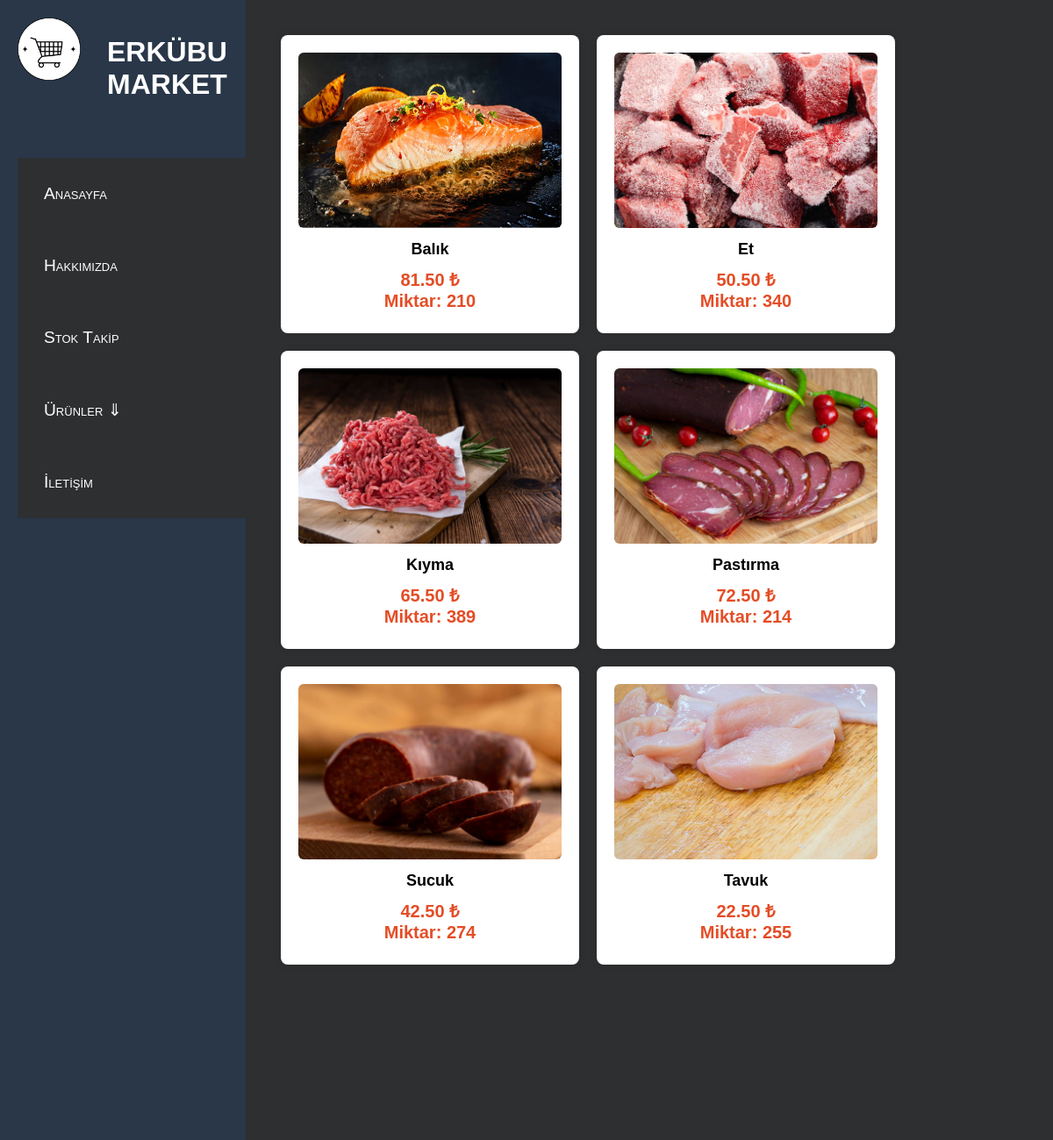
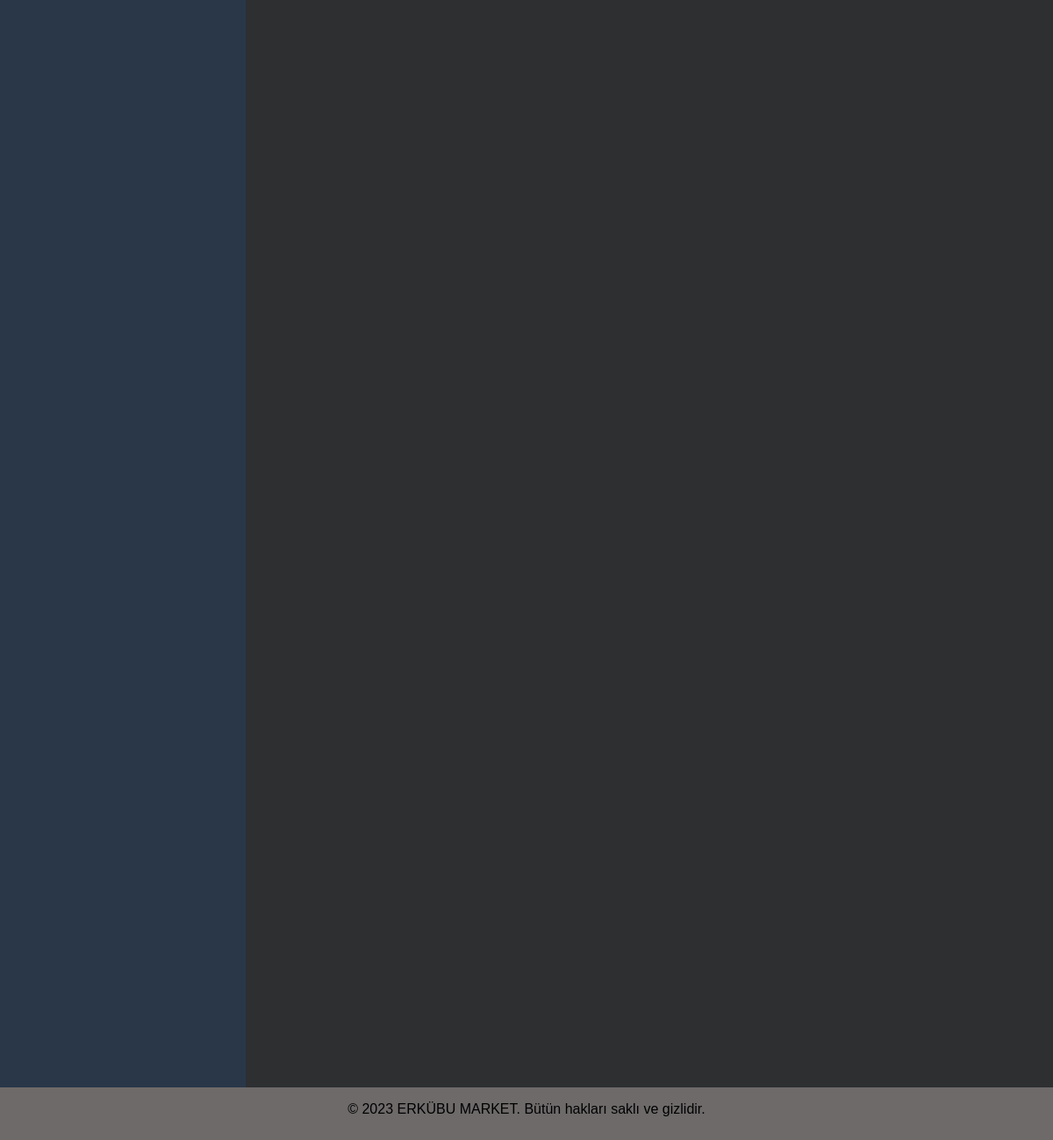
Screenshot of /VERİTABANI_PROJE/etveeturunleri.php with the database file from the repository (2 pictures, top to bottom).
### tables this page shows
CREATE TABLE `etveeturunleri` (
  `etid` int(11) NOT NULL,
  `eturun_adi` varchar(20) NOT NULL,
  `etmiktar` varchar(20) NOT NULL
);

### VERİTABANI_PROJE/etveeturunleri.php (the view, shortened to what this page needs)
<?php
include "conn.php";
$sql1 = "SELECT * FROM etveeturunleri WHERE eturun_adi='balık'";
$result1 = $conn->query($sql1);
$sql2 = "SELECT * FROM etveeturunleri WHERE eturun_adi='et'";
$result2 = $conn->query($sql2);
$sql3 = "SELECT * FROM etveeturunleri WHERE eturun_adi='kıyma'";
$result3 = $conn->query($sql3);
$sql4 = "SELECT * FROM etveeturunleri WHERE eturun_adi='pastırma'";
$result4 = $conn->query($sql4);
$sql5 = "SELECT * FROM etveeturunleri WHERE eturun_adi='sucuk'";
$result5 = $conn->query($sql5);
$sql6 = "SELECT * FROM etveeturunleri WHERE eturun_adi='tavuk'";
$result6 = $conn->query($sql6);
?>
<!DOCTYPE html>
<html lang="tr">
<head>
    <link rel="stylesheet" href="styles.css">
</head>
<body>
    <div class="container">
        <div class="soltartaf">
            <div class="solust">
                <div class="logo">
                    <img src="fotolar/logo.png" alt="Logo">
                </div>
                <div class="site-isim">
                    <h1>ERKÜBU MARKET</h1>
                </div>
            </div>
            <nav>
                <span><a href="index.php" >Anasayfa</a></span>
                <span><a href="hakkımızda.html" >Hakkımızda</a></span>
                <span><a href="stoktakip.php" >Stok Takip</a></span>
                <label for="touch"><span>Ürünler    ⇓</span></label>
                <span><a href="iletisim.html" >İletişim</a></span>
              </nav>
        </div>
    <div class="sagtaraf" >
            <div class="uicerik">
                <div class="icerik-kutu">
                    <img src="fotolar/et ve et ürünleri/balık.jpg" alt="Ürün Resmi" class="kutu-image">
                    <div class="kutu-baslık">Balık</div>
                    <div class="kutu-fiyat">81.50 ₺<br> Miktar:
                    <?php
                    if ($result1->num_rows > 0) {
                        while ($row = $result1->fetch_assoc()) {
                            echo "<tr><td>" . $row["etmiktar"] . "</td></tr>";
                        }
                    } else {
                        echo "<tr><td colspan='2'>Stok bulunamadı.</td></tr>";
                    }
            ?></div>
                </div>
                <div class="icerik-kutu">
                    <img src="fotolar/et ve et ürünleri/et.jpg" alt="Ürün Resmi" class="kutu-image">
                    <div class="kutu-baslık">Et</div>
                    <div class="kutu-fiyat">50.50 ₺<br> Miktar:
                    <?php
                    if ($result2->num_rows > 0) {
                        while ($row = $result2->fetch_assoc()) {
                            echo "<tr><td>" . $row["etmiktar"] . "</td></tr>";
                        }
                    } else {
                        echo "<tr><td colspan='2'>Stok bulunamadı.</td></tr>";
                    }
            ?></div>
                </div>
                <div class="icerik-kutu">
                    <img src="fotolar/et ve et ürünleri/kıyma.jpg" alt="Ürün Resmi" class="kutu-image">
                    <div class="kutu-baslık">Kıyma</div>
                    <div class="kutu-fiyat">65.50 ₺<br> Miktar:
                    <?php
                    if ($result3->num_rows > 0) {
                        while ($row = $result3->fetch_assoc()) {
                            echo "<tr><td>" . $row["etmiktar"] . "</td></tr>";
                        }
                    } else {
                        echo "<tr><td colspan='2'>Stok bulunamadı.</td></tr>";
                    }
            ?></div>
                </div>
                <div class="icerik-kutu">
                    <img src="fotolar/et ve et ürünleri/pastırma.jpg" alt="Ürün Resmi" class="kutu-image">
                    <div class="kutu-baslık">Pastırma</div>
                    <div class="kutu-fiyat">72.50 ₺<br> Miktar:
                    <?php
                    if ($result4->num_rows > 0) {
                        while ($row = $result4->fetch_assoc()) {
                            echo "<tr><td>" . $row["etmiktar"] . "</td></tr>";
                        }
                    } else {
                        echo "<tr><td colspan='2'>Stok bulunamadı.</td></tr>";
                    }
            ?></div>
                </div>
                <div class="icerik-kutu">
                    <img src="fotolar/et ve et ürünleri/sucuk.jpg" alt="Ürün Resmi" class="kutu-image">
                    <div class="kutu-baslık">Sucuk</div>
                    <div class="kutu-fiyat">42.50 ₺<br> Miktar:
                    <?php
                    if ($result5->num_rows > 0) {
                        while ($row = $result5->fetch_assoc()) {
                            echo "<tr><td>" . $row["etmiktar"] . "</td></tr>";
                        }
                    } else {
                        echo "<tr><td colspan='2'>Stok bulunamadı.</td></tr>";
                    }
            ?></div>
                </div>
                <div class="icerik-kutu">
                    <img src="fotolar/et ve et ürünleri/tavuk.jpg" alt="Ürün Resmi" class="kutu-image">
                    <div class="kutu-baslık">Tavuk</div>
                    <div class="kutu-fiyat">22.50 ₺<br> Miktar:
                    <?php
                    if ($result6->num_rows > 0) {
                        while ($row = $result6->fetch_assoc()) {
                            echo "<tr><td>" . $row["etmiktar"] . "</td></tr>";
                        }
                    } else {
                        echo "<tr><td colspan='2'>Stok bulunamadı.</td></tr>";
                    }
            ?></div>
                </div>
            </div>
        </div>
    </div>
    <footer>
        <div class="footer-icerik">
            <p>© 2023 ERKÜBU MARKET. Bütün hakları saklı ve gizlidir.</p>
        </div>
    </footer>
</body>
</html>

### VERİTABANI_PROJE/styles.css (style rules this page uses)
body { margin: 0; padding: 0; font-family: Arial, sans-serif; }
.container { display: flex; height: 2500px; }
.soltartaf { width: 20%; background-color: #293749; padding: 20px; height: 100%; position: relative; }
.solust { height: 120px; width: 100%; }
.logo { float: left; width: 30%; padding: 0%; margin: 0%; }
.logo img { max-width: 100%; height: auto; }
.site-isim { float: left; width: 70%; padding: 0%; margin: 0%; }
.site-isim h1 { color: #fff; margin-left: 30px; }
nav { width : 300px; background: #d9d9d9; margin : 40px auto; }
nav a { text-decoration: none; color:white ; }
span { padding : 30px; background : #2d2f31; color : white; font-size : 1.2em; font-variant : small-caps; cursor : pointer; display: block; }
span::after { float: right; right: 10%; }
.sagtaraf { flex: 1; padding: 20px; width: 100%; height: 100%; background-color: #2d2f31; }
.uicerik { width: auto; height: auto; padding: 20px; }
.icerik-kutu { width: 300px; height: 300px; background-color: #fff; box-shadow: 0 0 10px rgba(0, 0, 0, 0.1); padding: 20px; border-radius: 8px; text-align: center; float: left; margin-right: 20px; margin-bottom: 20px; }
.kutu-image { max-width: 100%; height: 200px; border-radius: 6px; margin-bottom: 10px; }
.kutu-baslık { font-size: 18px; font-weight: bold; margin-bottom: 10px; font-family: 'Arial', sans-serif; }
.kutu-fiyat { font-size: 20px; color: #e44d26; font-weight: bold; }
footer { margin-top: 30px; background-color: #6e6a6a; color: rgb(0, 0, 0); text-align: center; padding: 10px; height:auto ; }
.footer-icerik { max-width: 1200px; margin: 0 auto; }

### rows the page displays
etveeturunleri: etmiktar "210"
etveeturunleri: etmiktar "340"
etveeturunleri: etmiktar "389"
etveeturunleri: etmiktar "214"
etveeturunleri: etmiktar "274"
etveeturunleri: etmiktar "255"
